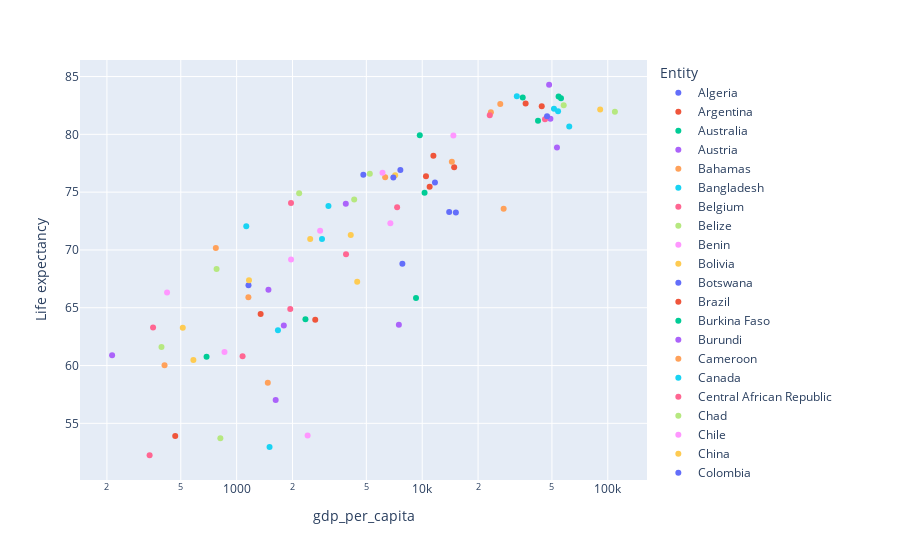

Source (notebook cell):
### Code cell
px.scatter(gdp_pop_le.query('Year == 2017'), x='gdp_per_capita', y='Life expectancy', color='Entity', log_x=True)

### Figure 1 — Plotly figure (JSON) as saved in the notebook; plotly's stock layout.template omitted (floating-point values rounded to 4 significant figures)
{"data": [{"hovertemplate": "Entity=Algeria<br>gdp_per_capita=%{x}<br>Life expectancy=%{y}<extra></extra>", "legendgroup": "Algeria", "marker": {"color": "#636efa", "symbol": "circle"}, "mode": "markers", "name": "Algeria", "orientation": "v", "showlegend": true, "type": "scatter", "x": [4817.0], "xaxis": "x", "y": [76.5], "yaxis": "y"}, {"hovertemplate": "Entity=Argentina<br>gdp_per_capita=%{x}<br>Life expectancy=%{y}<extra></extra>", "legendgroup": "Argentina", "marker": {"color": "#EF553B", "symbol": "circle"}, "mode": "markers", "name": "Argentina", "orientation": "v", "showlegend": true, "type": "scatter", "x": [10480.0], "xaxis": "x", "y": [76.37], "yaxis": "y"}, {"hovertemplate": "Entity=Australia<br>gdp_per_capita=%{x}<br>Life expectancy=%{y}<extra></extra>", "legendgroup": "Australia", "marker": {"color": "#00cc96", "symbol": "circle"}, "mode": "markers", "name": "Australia", "orientation": "v", "showlegend": true, "type": "scatter", "x": [55960.0], "xaxis": "x", "y": [83.12], "yaxis": "y"}, {"hovertemplate": "Entity=Austria<br>gdp_per_capita=%{x}<br>Life expectancy=%{y}<extra></extra>", "legendgroup": "Austria", "marker": {"color": "#ab63fa", "symbol": "circle"}, "mode": "markers", "name": "Austria", "orientation": "v", "showlegend": true, "type": "scatter", "x": [49070.0], "xaxis": "x", "y": [81.34], "yaxis": "y"}, {"hovertemplate": "Entity=Bahamas<br>gdp_per_capita=%{x}<br>Life expectancy=%{y}<extra></extra>", "legendgroup": "Bahamas", "marker": {"color": "#FFA15A", "symbol": "circle"}, "mode": "markers", "name": "Bahamas", "orientation": "v", "showlegend": true, "type": "scatter", "x": [27470.0], "xaxis": "x", "y": [73.55], "yaxis": "y"}, {"hovertemplate": "Entity=Bangladesh<br>gdp_per_capita=%{x}<br>Life expectancy=%{y}<extra></extra>", "legendgroup": "Bangladesh", "marker": {"color": "#19d3f3", "symbol": "circle"}, "mode": "markers", "name": "Bangladesh", "orientation": "v", "showlegend": true, "type": "scatter", "x": [1127.0], "xaxis": "x", "y": [72.05], "yaxis": "y"}, {"hovertemplate": "Entity=Belgium<br>gdp_per_capita=%{x}<br>Life expectancy=%{y}<extra></extra>", "legendgroup": "Belgium", "marker": {"color": "#FF6692", "symbol": "circle"}, "mode": "markers", "name": "Belgium", "orientation": "v", "showlegend": true, "type": "scatter", "x": [45890.0], "xaxis": "x", "y": [81.31], "yaxis": "y"}, {"hovertemplate": "Entity=Belize<br>gdp_per_capita=%{x}<br>Life expectancy=%{y}<extra></extra>", "legendgroup": "Belize", "marker": {"color": "#B6E880", "symbol": "circle"}, "mode": "markers", "name": "Belize", "orientation": "v", "showlegend": true, "type": "scatter", "x": [4300.0], "xaxis": "x", "y": [74.36], "yaxis": "y"}, {"hovertemplate": "Entity=Benin<br>gdp_per_capita=%{x}<br>Life expectancy=%{y}<extra></extra>", "legendgroup": "Benin", "marker": {"color": "#FF97FF", "symbol": "circle"}, "mode": "markers", "name": "Benin", "orientation": "v", "showlegend": true, "type": "scatter", "x": [860.0], "xaxis": "x", "y": [61.17], "yaxis": "y"}, {"hovertemplate": "Entity=Bolivia<br>gdp_per_capita=%{x}<br>Life expectancy=%{y}<extra></extra>", "legendgroup": "Bolivia", "marker": {"color": "#FECB52", "symbol": "circle"}, "mode": "markers", "name": "Bolivia", "orientation": "v", "showlegend": true, "type": "scatter", "x": [2491.0], "xaxis": "x", "y": [70.94], "yaxis": "y"}, {"hovertemplate": "Entity=Botswana<br>gdp_per_capita=%{x}<br>Life expectancy=%{y}<extra></extra>", "legendgroup": "Botswana", "marker": {"color": "#636efa", "symbol": "circle"}, "mode": "markers", "name": "Botswana", "orientation": "v", "showlegend": true, "type": "scatter", "x": [7819.0], "xaxis": "x", "y": [68.81], "yaxis": "y"}, {"hovertemplate": "Entity=Brazil<br>gdp_per_capita=%{x}<br>Life expectancy=%{y}<extra></extra>", "legendgroup": "Brazil", "marker": {"color": "#EF553B", "symbol": "circle"}, "mode": "markers", "name": "Brazil", "orientation": "v", "showlegend": true, "type": "scatter", "x": [10970.0], "xaxis": "x", "y": [75.46], "yaxis": "y"}, {"hovertemplate": "Entity=Burkina Faso<br>gdp_per_capita=%{x}<br>Life expectancy=%{y}<extra></extra>", "legendgroup": "Burkina Faso", "marker": {"color": "#00cc96", "symbol": "circle"}, "mode": "markers", "name": "Burkina Faso", "orientation": "v", "showlegend": true, "type": "scatter", "x": [688.5], "xaxis": "x", "y": [60.77], "yaxis": "y"}, {"hovertemplate": "Entity=Burundi<br>gdp_per_capita=%{x}<br>Life expectancy=%{y}<extra></extra>", "legendgroup": "Burundi", "marker": {"color": "#ab63fa", "symbol": "circle"}, "mode": "markers", "name": "Burundi", "orientation": "v", "showlegend": true, "type": "scatter", "x": [213.3], "xaxis": "x", "y": [60.9], "yaxis": "y"}, {"hovertemplate": "Entity=Cameroon<br>gdp_per_capita=%{x}<br>Life expectancy=%{y}<extra></extra>", "legendgroup": "Cameroon", "marker": {"color": "#FFA15A", "symbol": "circle"}, "mode": "markers", "name": "Cameroon", "orientation": "v", "showlegend": true, "type": "scatter", "x": [1472.0], "xaxis": "x", "y": [58.51], "yaxis": "y"}, {"hovertemplate": "Entity=Canada<br>gdp_per_capita=%{x}<br>Life expectancy=%{y}<extra></extra>", "legendgroup": "Canada", "marker": {"color": "#19d3f3", "symbol": "circle"}, "mode": "markers", "name": "Canada", "orientation": "v", "showlegend": true, "type": "scatter", "x": [51280.0], "xaxis": "x", "y": [82.21], "yaxis": "y"}, {"hovertemplate": "Entity=Central African Republic<br>gdp_per_capita=%{x}<br>Life expectancy=%{y}<extra></extra>", "legendgroup": "Central African Republic", "marker": {"color": "#FF6692", "symbol": "circle"}, "mode": "markers", "name": "Central African Republic", "orientation": "v", "showlegend": true, "type": "scatter", "x": [339.6], "xaxis": "x", "y": [52.24], "yaxis": "y"}, {"hovertemplate": "Entity=Chad<br>gdp_per_capita=%{x}<br>Life expectancy=%{y}<extra></extra>", "legendgroup": "Chad", "marker": {"color": "#B6E880", "symbol": "circle"}, "mode": "markers", "name": "Chad", "orientation": "v", "showlegend": true, "type": "scatter", "x": [817.0], "xaxis": "x", "y": [53.71], "yaxis": "y"}, {"hovertemplate": "Entity=Chile<br>gdp_per_capita=%{x}<br>Life expectancy=%{y}<extra></extra>", "legendgroup": "Chile", "marker": {"color": "#FF97FF", "symbol": "circle"}, "mode": "markers", "name": "Chile", "orientation": "v", "showlegend": true, "type": "scatter", "x": [14720.0], "xaxis": "x", "y": [79.91], "yaxis": "y"}, {"hovertemplate": "Entity=China<br>gdp_per_capita=%{x}<br>Life expectancy=%{y}<extra></extra>", "legendgroup": "China", "marker": {"color": "#FECB52", "symbol": "circle"}, "mode": "markers", "name": "China", "orientation": "v", "showlegend": true, "type": "scatter", "x": [7150.0], "xaxis": "x", "y": [76.47], "yaxis": "y"}, {"hovertemplate": "Entity=Colombia<br>gdp_per_capita=%{x}<br>Life expectancy=%{y}<extra></extra>", "legendgroup": "Colombia", "marker": {"color": "#636efa", "symbol": "circle"}, "mode": "markers", "name": "Colombia", "orientation": "v", "showlegend": true, "type": "scatter", "x": [7625.0], "xaxis": "x", "y": [76.92], "yaxis": "y"}, {"hovertemplate": "Entity=Congo<br>gdp_per_capita=%{x}<br>Life expectancy=%{y}<extra></extra>", "legendgroup": "Congo", "marker": {"color": "#EF553B", "symbol": "circle"}, "mode": "markers", "name": "Congo", "orientation": "v", "showlegend": true, "type": "scatter", "x": [2652.0], "xaxis": "x", "y": [63.95], "yaxis": "y"}, {"hovertemplate": "Entity=Costa Rica<br>gdp_per_capita=%{x}<br>Life expectancy=%{y}<extra></extra>", "legendgroup": "Costa Rica", "marker": {"color": "#00cc96", "symbol": "circle"}, "mode": "markers", "name": "Costa Rica", "orientation": "v", "showlegend": true, "type": "scatter", "x": [9704.0], "xaxis": "x", "y": [79.91], "yaxis": "y"}, {"hovertemplate": "Entity=Cote d'Ivoire<br>gdp_per_capita=%{x}<br>Life expectancy=%{y}<extra></extra>", "legendgroup": "Cote d'Ivoire", "marker": {"color": "#ab63fa", "symbol": "circle"}, "mode": "markers", "name": "Cote d'Ivoire", "orientation": "v", "showlegend": true, "type": "scatter", "x": [1623.0], "xaxis": "x", "y": [57.02], "yaxis": "y"}, {"hovertemplate": "Entity=Democratic Republic of Congo<br>gdp_per_capita=%{x}<br>Life expectancy=%{y}<extra></extra>", "legendgroup": "Democratic Republic of Congo", "marker": {"color": "#FFA15A", "symbol": "circle"}, "mode": "markers", "name": "Democratic Republic of Congo", "orientation": "v", "showlegend": true, "type": "scatter", "x": [408.8], "xaxis": "x", "y": [60.03], "yaxis": "y"}, {"hovertemplate": "Entity=Denmark<br>gdp_per_capita=%{x}<br>Life expectancy=%{y}<extra></extra>", "legendgroup": "Denmark", "marker": {"color": "#19d3f3", "symbol": "circle"}, "mode": "markers", "name": "Denmark", "orientation": "v", "showlegend": true, "type": "scatter", "x": [61990.0], "xaxis": "x", "y": [80.68], "yaxis": "y"}, {"hovertemplate": "Entity=Dominican Republic<br>gdp_per_capita=%{x}<br>Life expectancy=%{y}<extra></extra>", "legendgroup": "Dominican Republic", "marker": {"color": "#FF6692", "symbol": "circle"}, "mode": "markers", "name": "Dominican Republic", "orientation": "v", "showlegend": true, "type": "scatter", "x": [7326.0], "xaxis": "x", "y": [73.69], "yaxis": "y"}, {"hovertemplate": "Entity=Ecuador<br>gdp_per_capita=%{x}<br>Life expectancy=%{y}<extra></extra>", "legendgroup": "Ecuador", "marker": {"color": "#B6E880", "symbol": "circle"}, "mode": "markers", "name": "Ecuador", "orientation": "v", "showlegend": true, "type": "scatter", "x": [5219.0], "xaxis": "x", "y": [76.58], "yaxis": "y"}, {"hovertemplate": "Entity=Egypt<br>gdp_per_capita=%{x}<br>Life expectancy=%{y}<extra></extra>", "legendgroup": "Egypt", "marker": {"color": "#FF97FF", "symbol": "circle"}, "mode": "markers", "name": "Egypt", "orientation": "v", "showlegend": true, "type": "scatter", "x": [2817.0], "xaxis": "x", "y": [71.66], "yaxis": "y"}, {"hovertemplate": "Entity=Fiji<br>gdp_per_capita=%{x}<br>Life expectancy=%{y}<extra></extra>", "legendgroup": "Fiji", "marker": {"color": "#FECB52", "symbol": "circle"}, "mode": "markers", "name": "Fiji", "orientation": "v", "showlegend": true, "type": "scatter", "x": [4463.0], "xaxis": "x", "y": [67.25], "yaxis": "y"}, {"hovertemplate": "Entity=Finland<br>gdp_per_capita=%{x}<br>Life expectancy=%{y}<extra></extra>", "legendgroup": "Finland", "marker": {"color": "#636efa", "symbol": "circle"}, "mode": "markers", "name": "Finland", "orientation": "v", "showlegend": true, "type": "scatter", "x": [47060.0], "xaxis": "x", "y": [81.56], "yaxis": "y"}, {"hovertemplate": "Entity=France<br>gdp_per_capita=%{x}<br>Life expectancy=%{y}<extra></extra>", "legendgroup": "France", "marker": {"color": "#EF553B", "symbol": "circle"}, "mode": "markers", "name": "France", "orientation": "v", "showlegend": true, "type": "scatter", "x": [44060.0], "xaxis": "x", "y": [82.43], "yaxis": "y"}, {"hovertemplate": "Entity=Gabon<br>gdp_per_capita=%{x}<br>Life expectancy=%{y}<extra></extra>", "legendgroup": "Gabon", "marker": {"color": "#00cc96", "symbol": "circle"}, "mode": "markers", "name": "Gabon", "orientation": "v", "showlegend": true, "type": "scatter", "x": [9260.0], "xaxis": "x", "y": [65.84], "yaxis": "y"}, {"hovertemplate": "Entity=Ghana<br>gdp_per_capita=%{x}<br>Life expectancy=%{y}<extra></extra>", "legendgroup": "Ghana", "marker": {"color": "#ab63fa", "symbol": "circle"}, "mode": "markers", "name": "Ghana", "orientation": "v", "showlegend": true, "type": "scatter", "x": [1796.0], "xaxis": "x", "y": [63.46], "yaxis": "y"}, {"hovertemplate": "Entity=Greece<br>gdp_per_capita=%{x}<br>Life expectancy=%{y}<extra></extra>", "legendgroup": "Greece", "marker": {"color": "#FFA15A", "symbol": "circle"}, "mode": "markers", "name": "Greece", "orientation": "v", "showlegend": true, "type": "scatter", "x": [23440.0], "xaxis": "x", "y": [81.9], "yaxis": "y"}, {"hovertemplate": "Entity=Guatemala<br>gdp_per_capita=%{x}<br>Life expectancy=%{y}<extra></extra>", "legendgroup": "Guatemala", "marker": {"color": "#19d3f3", "symbol": "circle"}, "mode": "markers", "name": "Guatemala", "orientation": "v", "showlegend": true, "type": "scatter", "x": [3124.0], "xaxis": "x", "y": [73.81], "yaxis": "y"}, {"hovertemplate": "Entity=Guyana<br>gdp_per_capita=%{x}<br>Life expectancy=%{y}<extra></extra>", "legendgroup": "Guyana", "marker": {"color": "#FF6692", "symbol": "circle"}, "mode": "markers", "name": "Guyana", "orientation": "v", "showlegend": true, "type": "scatter", "x": [3886.0], "xaxis": "x", "y": [69.62], "yaxis": "y"}, {"hovertemplate": "Entity=Honduras<br>gdp_per_capita=%{x}<br>Life expectancy=%{y}<extra></extra>", "legendgroup": "Honduras", "marker": {"color": "#B6E880", "symbol": "circle"}, "mode": "markers", "name": "Honduras", "orientation": "v", "showlegend": true, "type": "scatter", "x": [2172.0], "xaxis": "x", "y": [74.9], "yaxis": "y"}, {"hovertemplate": "Entity=India<br>gdp_per_capita=%{x}<br>Life expectancy=%{y}<extra></extra>", "legendgroup": "India", "marker": {"color": "#FF97FF", "symbol": "circle"}, "mode": "markers", "name": "India", "orientation": "v", "showlegend": true, "type": "scatter", "x": [1964.0], "xaxis": "x", "y": [69.17], "yaxis": "y"}, {"hovertemplate": "Entity=Indonesia<br>gdp_per_capita=%{x}<br>Life expectancy=%{y}<extra></extra>", "legendgroup": "Indonesia", "marker": {"color": "#FECB52", "symbol": "circle"}, "mode": "markers", "name": "Indonesia", "orientation": "v", "showlegend": true, "type": "scatter", "x": [4120.0], "xaxis": "x", "y": [71.28], "yaxis": "y"}, {"hovertemplate": "Entity=Iran<br>gdp_per_capita=%{x}<br>Life expectancy=%{y}<extra></extra>", "legendgroup": "Iran", "marker": {"color": "#636efa", "symbol": "circle"}, "mode": "markers", "name": "Iran", "orientation": "v", "showlegend": true, "type": "scatter", "x": [6989.0], "xaxis": "x", "y": [76.27], "yaxis": "y"}, {"hovertemplate": "Entity=Israel<br>gdp_per_capita=%{x}<br>Life expectancy=%{y}<extra></extra>", "legendgroup": "Israel", "marker": {"color": "#EF553B", "symbol": "circle"}, "mode": "markers", "name": "Israel", "orientation": "v", "showlegend": true, "type": "scatter", "x": [36070.0], "xaxis": "x", "y": [82.66], "yaxis": "y"}, {"hovertemplate": "Entity=Italy<br>gdp_per_capita=%{x}<br>Life expectancy=%{y}<extra></extra>", "legendgroup": "Italy", "marker": {"color": "#00cc96", "symbol": "circle"}, "mode": "markers", "name": "Italy", "orientation": "v", "showlegend": true, "type": "scatter", "x": [34810.0], "xaxis": "x", "y": [83.18], "yaxis": "y"}, {"hovertemplate": "Entity=Japan<br>gdp_per_capita=%{x}<br>Life expectancy=%{y}<extra></extra>", "legendgroup": "Japan", "marker": {"color": "#ab63fa", "symbol": "circle"}, "mode": "markers", "name": "Japan", "orientation": "v", "showlegend": true, "type": "scatter", "x": [48280.0], "xaxis": "x", "y": [84.29], "yaxis": "y"}, {"hovertemplate": "Entity=Kenya<br>gdp_per_capita=%{x}<br>Life expectancy=%{y}<extra></extra>", "legendgroup": "Kenya", "marker": {"color": "#FFA15A", "symbol": "circle"}, "mode": "markers", "name": "Kenya", "orientation": "v", "showlegend": true, "type": "scatter", "x": [1157.0], "xaxis": "x", "y": [65.91], "yaxis": "y"}, {"hovertemplate": "Entity=Lesotho<br>gdp_per_capita=%{x}<br>Life expectancy=%{y}<extra></extra>", "legendgroup": "Lesotho", "marker": {"color": "#19d3f3", "symbol": "circle"}, "mode": "markers", "name": "Lesotho", "orientation": "v", "showlegend": true, "type": "scatter", "x": [1504.0], "xaxis": "x", "y": [52.95], "yaxis": "y"}, {"hovertemplate": "Entity=Liberia<br>gdp_per_capita=%{x}<br>Life expectancy=%{y}<extra></extra>", "legendgroup": "Liberia", "marker": {"color": "#FF6692", "symbol": "circle"}, "mode": "markers", "name": "Liberia", "orientation": "v", "showlegend": true, "type": "scatter", "x": [354.5], "xaxis": "x", "y": [63.3], "yaxis": "y"}, {"hovertemplate": "Entity=Luxembourg<br>gdp_per_capita=%{x}<br>Life expectancy=%{y}<extra></extra>", "legendgroup": "Luxembourg", "marker": {"color": "#B6E880", "symbol": "circle"}, "mode": "markers", "name": "Luxembourg", "orientation": "v", "showlegend": true, "type": "scatter", "x": [109200.0], "xaxis": "x", "y": [81.95], "yaxis": "y"}, {"hovertemplate": "Entity=Madagascar<br>gdp_per_capita=%{x}<br>Life expectancy=%{y}<extra></extra>", "legendgroup": "Madagascar", "marker": {"color": "#FF97FF", "symbol": "circle"}, "mode": "markers", "name": "Madagascar", "orientation": "v", "showlegend": true, "type": "scatter", "x": [421.9], "xaxis": "x", "y": [66.31], "yaxis": "y"}, {"hovertemplate": "Entity=Malawi<br>gdp_per_capita=%{x}<br>Life expectancy=%{y}<extra></extra>", "legendgroup": "Malawi", "marker": {"color": "#FECB52", "symbol": "circle"}, "mode": "markers", "name": "Malawi", "orientation": "v", "showlegend": true, "type": "scatter", "x": [512.7], "xaxis": "x", "y": [63.28], "yaxis": "y"}, {"hovertemplate": "Entity=Malaysia<br>gdp_per_capita=%{x}<br>Life expectancy=%{y}<extra></extra>", "legendgroup": "Malaysia", "marker": {"color": "#636efa", "symbol": "circle"}, "mode": "markers", "name": "Malaysia", "orientation": "v", "showlegend": true, "type": "scatter", "x": [11710.0], "xaxis": "x", "y": [75.83], "yaxis": "y"}, {"hovertemplate": "Entity=Mauritania<br>gdp_per_capita=%{x}<br>Life expectancy=%{y}<extra></extra>", "legendgroup": "Mauritania", "marker": {"color": "#EF553B", "symbol": "circle"}, "mode": "markers", "name": "Mauritania", "orientation": "v", "showlegend": true, "type": "scatter", "x": [1347.0], "xaxis": "x", "y": [64.46], "yaxis": "y"}, {"hovertemplate": "Entity=Mexico<br>gdp_per_capita=%{x}<br>Life expectancy=%{y}<extra></extra>", "legendgroup": "Mexico", "marker": {"color": "#00cc96", "symbol": "circle"}, "mode": "markers", "name": "Mexico", "orientation": "v", "showlegend": true, "type": "scatter", "x": [10300.0], "xaxis": "x", "y": [74.95], "yaxis": "y"}, {"hovertemplate": "Entity=Myanmar<br>gdp_per_capita=%{x}<br>Life expectancy=%{y}<extra></extra>", "legendgroup": "Myanmar", "marker": {"color": "#ab63fa", "symbol": "circle"}, "mode": "markers", "name": "Myanmar", "orientation": "v", "showlegend": true, "type": "scatter", "x": [1484.0], "xaxis": "x", "y": [66.56], "yaxis": "y"}, {"hovertemplate": "Entity=Nepal<br>gdp_per_capita=%{x}<br>Life expectancy=%{y}<extra></extra>", "legendgroup": "Nepal", "marker": {"color": "#FFA15A", "symbol": "circle"}, "mode": "markers", "name": "Nepal", "orientation": "v", "showlegend": true, "type": "scatter", "x": [772.5], "xaxis": "x", "y": [70.17], "yaxis": "y"}, {"hovertemplate": "Entity=Netherlands<br>gdp_per_capita=%{x}<br>Life expectancy=%{y}<extra></extra>", "legendgroup": "Netherlands", "marker": {"color": "#19d3f3", "symbol": "circle"}, "mode": "markers", "name": "Netherlands", "orientation": "v", "showlegend": true, "type": "scatter", "x": [53950.0], "xaxis": "x", "y": [82.0], "yaxis": "y"}, {"hovertemplate": "Entity=Nicaragua<br>gdp_per_capita=%{x}<br>Life expectancy=%{y}<extra></extra>", "legendgroup": "Nicaragua", "marker": {"color": "#FF6692", "symbol": "circle"}, "mode": "markers", "name": "Nicaragua", "orientation": "v", "showlegend": true, "type": "scatter", "x": [1963.0], "xaxis": "x", "y": [74.07], "yaxis": "y"}, {"hovertemplate": "Entity=Niger<br>gdp_per_capita=%{x}<br>Life expectancy=%{y}<extra></extra>", "legendgroup": "Niger", "marker": {"color": "#B6E880", "symbol": "circle"}, "mode": "markers", "name": "Niger", "orientation": "v", "showlegend": true, "type": "scatter", "x": [393.7], "xaxis": "x", "y": [61.6], "yaxis": "y"}, {"hovertemplate": "Entity=Nigeria<br>gdp_per_capita=%{x}<br>Life expectancy=%{y}<extra></extra>", "legendgroup": "Nigeria", "marker": {"color": "#FF97FF", "symbol": "circle"}, "mode": "markers", "name": "Nigeria", "orientation": "v", "showlegend": true, "type": "scatter", "x": [2413.0], "xaxis": "x", "y": [53.95], "yaxis": "y"}, {"hovertemplate": "Entity=Norway<br>gdp_per_capita=%{x}<br>Life expectancy=%{y}<extra></extra>", "legendgroup": "Norway", "marker": {"color": "#FECB52", "symbol": "circle"}, "mode": "markers", "name": "Norway", "orientation": "v", "showlegend": true, "type": "scatter", "x": [90980.0], "xaxis": "x", "y": [82.15], "yaxis": "y"}, {"hovertemplate": "Entity=Pakistan<br>gdp_per_capita=%{x}<br>Life expectancy=%{y}<extra></extra>", "legendgroup": "Pakistan", "marker": {"color": "#636efa", "symbol": "circle"}, "mode": "markers", "name": "Pakistan", "orientation": "v", "showlegend": true, "type": "scatter", "x": [1158.0], "xaxis": "x", "y": [66.95], "yaxis": "y"}, {"hovertemplate": "Entity=Panama<br>gdp_per_capita=%{x}<br>Life expectancy=%{y}<extra></extra>", "legendgroup": "Panama", "marker": {"color": "#EF553B", "symbol": "circle"}, "mode": "markers", "name": "Panama", "orientation": "v", "showlegend": true, "type": "scatter", "x": [11490.0], "xaxis": "x", "y": [78.15], "yaxis": "y"}, {"hovertemplate": "Entity=Papua New Guinea<br>gdp_per_capita=%{x}<br>Life expectancy=%{y}<extra></extra>", "legendgroup": "Papua New Guinea", "marker": {"color": "#00cc96", "symbol": "circle"}, "mode": "markers", "name": "Papua New Guinea", "orientation": "v", "showlegend": true, "type": "scatter", "x": [2348.0], "xaxis": "x", "y": [64.01], "yaxis": "y"}, {"hovertemplate": "Entity=Paraguay<br>gdp_per_capita=%{x}<br>Life expectancy=%{y}<extra></extra>", "legendgroup": "Paraguay", "marker": {"color": "#ab63fa", "symbol": "circle"}, "mode": "markers", "name": "Paraguay", "orientation": "v", "showlegend": true, "type": "scatter", "x": [3874.0], "xaxis": "x", "y": [73.99], "yaxis": "y"}, {"hovertemplate": "Entity=Peru<br>gdp_per_capita=%{x}<br>Life expectancy=%{y}<extra></extra>", "legendgroup": "Peru", "marker": {"color": "#FFA15A", "symbol": "circle"}, "mode": "markers", "name": "Peru", "orientation": "v", "showlegend": true, "type": "scatter", "x": [6314.0], "xaxis": "x", "y": [76.29], "yaxis": "y"}, {"hovertemplate": "Entity=Philippines<br>gdp_per_capita=%{x}<br>Life expectancy=%{y}<extra></extra>", "legendgroup": "Philippines", "marker": {"color": "#19d3f3", "symbol": "circle"}, "mode": "markers", "name": "Philippines", "orientation": "v", "showlegend": true, "type": "scatter", "x": [2884.0], "xaxis": "x", "y": [70.95], "yaxis": "y"}, {"hovertemplate": "Entity=Portugal<br>gdp_per_capita=%{x}<br>Life expectancy=%{y}<extra></extra>", "legendgroup": "Portugal", "marker": {"color": "#FF6692", "symbol": "circle"}, "mode": "markers", "name": "Portugal", "orientation": "v", "showlegend": true, "type": "scatter", "x": [23130.0], "xaxis": "x", "y": [81.66], "yaxis": "y"}, {"hovertemplate": "Entity=Rwanda<br>gdp_per_capita=%{x}<br>Life expectancy=%{y}<extra></extra>", "legendgroup": "Rwanda", "marker": {"color": "#B6E880", "symbol": "circle"}, "mode": "markers", "name": "Rwanda", "orientation": "v", "showlegend": true, "type": "scatter", "x": [779.7], "xaxis": "x", "y": [68.34], "yaxis": "y"}, {"hovertemplate": "Entity=Saint Vincent and the Grenadines<br>gdp_per_capita=%{x}<br>Life expectancy=%{y}<extra></extra>", "legendgroup": "Saint Vincent and the Grenadines", "marker": {"color": "#FF97FF", "symbol": "circle"}, "mode": "markers", "name": "Saint Vincent and the Grenadines", "orientation": "v", "showlegend": true, "type": "scatter", "x": [6736.0], "xaxis": "x", "y": [72.3], "yaxis": "y"}, {"hovertemplate": "Entity=Senegal<br>gdp_per_capita=%{x}<br>Life expectancy=%{y}<extra></extra>", "legendgroup": "Senegal", "marker": {"color": "#FECB52", "symbol": "circle"}, "mode": "markers", "name": "Senegal", "orientation": "v", "showlegend": true, "type": "scatter", "x": [1166.0], "xaxis": "x", "y": [67.38], "yaxis": "y"}, {"hovertemplate": "Entity=Seychelles<br>gdp_per_capita=%{x}<br>Life expectancy=%{y}<extra></extra>", "legendgroup": "Seychelles", "marker": {"color": "#636efa", "symbol": "circle"}, "mode": "markers", "name": "Seychelles", "orientation": "v", "showlegend": true, "type": "scatter", "x": [13970.0], "xaxis": "x", "y": [73.28], "yaxis": "y"}, {"hovertemplate": "Entity=Sierra Leone<br>gdp_per_capita=%{x}<br>Life expectancy=%{y}<extra></extra>", "legendgroup": "Sierra Leone", "marker": {"color": "#EF553B", "symbol": "circle"}, "mode": "markers", "name": "Sierra Leone", "orientation": "v", "showlegend": true, "type": "scatter", "x": [466.7], "xaxis": "x", "y": [53.9], "yaxis": "y"}, {"hovertemplate": "Entity=Singapore<br>gdp_per_capita=%{x}<br>Life expectancy=%{y}<extra></extra>", "legendgroup": "Singapore", "marker": {"color": "#00cc96", "symbol": "circle"}, "mode": "markers", "name": "Singapore", "orientation": "v", "showlegend": true, "type": "scatter", "x": [54310.0], "xaxis": "x", "y": [83.28], "yaxis": "y"}, {"hovertemplate": "Entity=South Africa<br>gdp_per_capita=%{x}<br>Life expectancy=%{y}<extra></extra>", "legendgroup": "South Africa", "marker": {"color": "#ab63fa", "symbol": "circle"}, "mode": "markers", "name": "South Africa", "orientation": "v", "showlegend": true, "type": "scatter", "x": [7486.0], "xaxis": "x", "y": [63.54], "yaxis": "y"}, {"hovertemplate": "Entity=South Korea<br>gdp_per_capita=%{x}<br>Life expectancy=%{y}<extra></extra>", "legendgroup": "South Korea", "marker": {"color": "#FFA15A", "symbol": "circle"}, "mode": "markers", "name": "South Korea", "orientation": "v", "showlegend": true, "type": "scatter", "x": [26340.0], "xaxis": "x", "y": [82.63], "yaxis": "y"}, {"hovertemplate": "Entity=Spain<br>gdp_per_capita=%{x}<br>Life expectancy=%{y}<extra></extra>", "legendgroup": "Spain", "marker": {"color": "#19d3f3", "symbol": "circle"}, "mode": "markers", "name": "Spain", "orientation": "v", "showlegend": true, "type": "scatter", "x": [32350.0], "xaxis": "x", "y": [83.29], "yaxis": "y"}, {"hovertemplate": "Entity=Sudan<br>gdp_per_capita=%{x}<br>Life expectancy=%{y}<extra></extra>", "legendgroup": "Sudan", "marker": {"color": "#FF6692", "symbol": "circle"}, "mode": "markers", "name": "Sudan", "orientation": "v", "showlegend": true, "type": "scatter", "x": [1946.0], "xaxis": "x", "y": [64.88], "yaxis": "y"}, {"hovertemplate": "Entity=Sweden<br>gdp_per_capita=%{x}<br>Life expectancy=%{y}<extra></extra>", "legendgroup": "Sweden", "marker": {"color": "#B6E880", "symbol": "circle"}, "mode": "markers", "name": "Sweden", "orientation": "v", "showlegend": true, "type": "scatter", "x": [57870.0], "xaxis": "x", "y": [82.52], "yaxis": "y"}, {"hovertemplate": "Entity=Thailand<br>gdp_per_capita=%{x}<br>Life expectancy=%{y}<extra></extra>", "legendgroup": "Thailand", "marker": {"color": "#FF97FF", "symbol": "circle"}, "mode": "markers", "name": "Thailand", "orientation": "v", "showlegend": true, "type": "scatter", "x": [6110.0], "xaxis": "x", "y": [76.68], "yaxis": "y"}, {"hovertemplate": "Entity=Togo<br>gdp_per_capita=%{x}<br>Life expectancy=%{y}<extra></extra>", "legendgroup": "Togo", "marker": {"color": "#FECB52", "symbol": "circle"}, "mode": "markers", "name": "Togo", "orientation": "v", "showlegend": true, "type": "scatter", "x": [584.9], "xaxis": "x", "y": [60.49], "yaxis": "y"}, {"hovertemplate": "Entity=Trinidad and Tobago<br>gdp_per_capita=%{x}<br>Life expectancy=%{y}<extra></extra>", "legendgroup": "Trinidad and Tobago", "marker": {"color": "#636efa", "symbol": "circle"}, "mode": "markers", "name": "Trinidad and Tobago", "orientation": "v", "showlegend": true, "type": "scatter", "x": [15190.0], "xaxis": "x", "y": [73.25], "yaxis": "y"}, {"hovertemplate": "Entity=Turkey<br>gdp_per_capita=%{x}<br>Life expectancy=%{y}<extra></extra>", "legendgroup": "Turkey", "marker": {"color": "#EF553B", "symbol": "circle"}, "mode": "markers", "name": "Turkey", "orientation": "v", "showlegend": true, "type": "scatter", "x": [14860.0], "xaxis": "x", "y": [77.16], "yaxis": "y"}, {"hovertemplate": "Entity=United Kingdom<br>gdp_per_capita=%{x}<br>Life expectancy=%{y}<extra></extra>", "legendgroup": "United Kingdom", "marker": {"color": "#00cc96", "symbol": "circle"}, "mode": "markers", "name": "United Kingdom", "orientation": "v", "showlegend": true, "type": "scatter", "x": [42070.0], "xaxis": "x", "y": [81.17], "yaxis": "y"}, {"hovertemplate": "Entity=United States<br>gdp_per_capita=%{x}<br>Life expectancy=%{y}<extra></extra>", "legendgroup": "United States", "marker": {"color": "#ab63fa", "symbol": "circle"}, "mode": "markers", "name": "United States", "orientation": "v", "showlegend": true, "type": "scatter", "x": [53230.0], "xaxis": "x", "y": [78.86], "yaxis": "y"}, {"hovertemplate": "Entity=Uruguay<br>gdp_per_capita=%{x}<br>Life expectancy=%{y}<extra></extra>", "legendgroup": "Uruguay", "marker": {"color": "#FFA15A", "symbol": "circle"}, "mode": "markers", "name": "Uruguay", "orientation": "v", "showlegend": true, "type": "scatter", "x": [14450.0], "xaxis": "x", "y": [77.63], "yaxis": "y"}, {"hovertemplate": "Entity=Zambia<br>gdp_per_capita=%{x}<br>Life expectancy=%{y}<extra></extra>", "legendgroup": "Zambia", "marker": {"color": "#19d3f3", "symbol": "circle"}, "mode": "markers", "name": "Zambia", "orientation": "v", "showlegend": true, "type": "scatter", "x": [1670.0], "xaxis": "x", "y": [63.04], "yaxis": "y"}, {"hovertemplate": "Entity=Zimbabwe<br>gdp_per_capita=%{x}<br>Life expectancy=%{y}<extra></extra>", "legendgroup": "Zimbabwe", "marker": {"color": "#FF6692", "symbol": "circle"}, "mode": "markers", "name": "Zimbabwe", "orientation": "v", "showlegend": true, "type": "scatter", "x": [1077.0], "xaxis": "x", "y": [60.81], "yaxis": "y"}], "layout": {"autosize": true, "legend": {"title": {"text": "Entity"}, "tracegroupgap": 0}, "margin": {"t": 60}, "xaxis": {"anchor": "y", "autorange": true, "domain": [0, 1], "range": [2.165, 5.203], "title": {"text": "gdp_per_capita"}, "type": "log"}, "yaxis": {"anchor": "x", "autorange": true, "domain": [0, 1], "range": [49.76, 86.77], "title": {"text": "Life expectancy"}, "type": "linear"}}}
